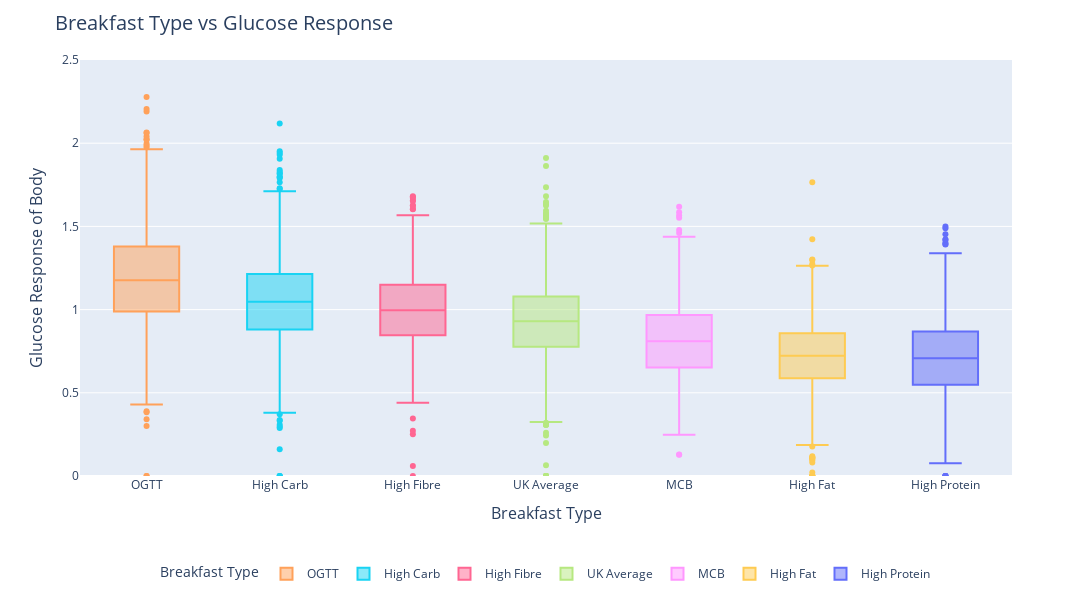

Source (notebook cell):
### Code cell
# Calculate the median values for each food type
medians = df_train.groupby('meal_type_breakfast')['meal_log_iauc_breakfast'].median().sort_values(ascending=False)
fig = px.box(
    df_train,
    x='meal_type_breakfast',
    y='meal_log_iauc_breakfast',
    color='meal_type_breakfast',
    color_discrete_map={
        'rice': '#1f77b4',
        'oats': '#ff7f0e',
        'bread': '#2ca02c',
        'noodles': '#d62728'
    },
    category_orders={'meal_type_breakfast': list(medians.index)}
)

fig.update_layout(
    title=dict(
        text="Breakfast Type vs Glucose Response",
        font=dict(size=20) 
    ),
    xaxis=dict(
        title=dict(text="Breakfast Type", font=dict(size=16)),  
        tickfont=dict(size=12) 
    ),
    yaxis=dict(
        title=dict(text="Glucose Response of Body", font=dict(size=16)),  
        tickfont=dict(size=12),  
        range=[0, 2.5]  
    ),
    legend=dict(
        title=dict(text="Breakfast Type", font=dict(size=14)),  
        font=dict(size=12),  
        orientation="h",  
        x=0.5,
        xanchor="center",
        y=-0.2
    ),
    height=600,  
    width=1200  
)

# Show the plot
fig.show()

### Figure 1 — Plotly figure (JSON) as saved in the notebook; plotly's stock layout.template omitted (floating-point values rounded to 4 significant figures; data arrays with more than 128 entries replaced by an {"elided": "..."} marker saying what was removed)
{"data": [{"alignmentgroup": "True", "hovertemplate": "meal_type_breakfast=%{x}<br>meal_log_iauc_breakfast=%{y}<extra></extra>", "legendgroup": "OGTT", "marker": {"color": "#FFA15A"}, "name": "OGTT", "notched": false, "offsetgroup": "OGTT", "orientation": "v", "showlegend": true, "type": "box", "x": {"elided": "1300 str values"}, "x0": " ", "xaxis": "x", "y": {"elided": "1300 float values"}, "y0": " ", "yaxis": "y"}, {"alignmentgroup": "True", "hovertemplate": "meal_type_breakfast=%{x}<br>meal_log_iauc_breakfast=%{y}<extra></extra>", "legendgroup": "High Carb", "marker": {"color": "#19d3f3"}, "name": "High Carb", "notched": false, "offsetgroup": "High Carb", "orientation": "v", "showlegend": true, "type": "box", "x": {"elided": "1384 str values"}, "x0": " ", "xaxis": "x", "y": {"elided": "1384 float values"}, "y0": " ", "yaxis": "y"}, {"alignmentgroup": "True", "hovertemplate": "meal_type_breakfast=%{x}<br>meal_log_iauc_breakfast=%{y}<extra></extra>", "legendgroup": "High Fibre", "marker": {"color": "#FF6692"}, "name": "High Fibre", "notched": false, "offsetgroup": "High Fibre", "orientation": "v", "showlegend": true, "type": "box", "x": {"elided": "640 str values"}, "x0": " ", "xaxis": "x", "y": {"elided": "640 float values"}, "y0": " ", "yaxis": "y"}, {"alignmentgroup": "True", "hovertemplate": "meal_type_breakfast=%{x}<br>meal_log_iauc_breakfast=%{y}<extra></extra>", "legendgroup": "UK Average", "marker": {"color": "#B6E880"}, "name": "UK Average", "notched": false, "offsetgroup": "UK Average", "orientation": "v", "showlegend": true, "type": "box", "x": {"elided": "1390 str values"}, "x0": " ", "xaxis": "x", "y": {"elided": "1390 float values"}, "y0": " ", "yaxis": "y"}, {"alignmentgroup": "True", "hovertemplate": "meal_type_breakfast=%{x}<br>meal_log_iauc_breakfast=%{y}<extra></extra>", "legendgroup": "MCB", "marker": {"color": "#FF97FF"}, "name": "MCB", "notched": false, "offsetgroup": "MCB", "orientation": "v", "showlegend": true, "type": "box", "x": {"elided": "381 str values"}, "x0": " ", "xaxis": "x", "y": {"elided": "381 float values"}, "y0": " ", "yaxis": "y"}, {"alignmentgroup": "True", "hovertemplate": "meal_type_breakfast=%{x}<br>meal_log_iauc_breakfast=%{y}<extra></extra>", "legendgroup": "High Fat", "marker": {"color": "#FECB52"}, "name": "High Fat", "notched": false, "offsetgroup": "High Fat", "orientation": "v", "showlegend": true, "type": "box", "x": {"elided": "804 str values"}, "x0": " ", "xaxis": "x", "y": {"elided": "804 float values"}, "y0": " ", "yaxis": "y"}, {"alignmentgroup": "True", "hovertemplate": "meal_type_breakfast=%{x}<br>meal_log_iauc_breakfast=%{y}<extra></extra>", "legendgroup": "High Protein", "marker": {"color": "#636efa"}, "name": "High Protein", "notched": false, "offsetgroup": "High Protein", "orientation": "v", "showlegend": true, "type": "box", "x": {"elided": "845 str values"}, "x0": " ", "xaxis": "x", "y": {"elided": "845 float values"}, "y0": " ", "yaxis": "y"}], "layout": {"boxmode": "overlay", "height": 600, "legend": {"font": {"size": 12}, "orientation": "h", "title": {"font": {"size": 14}, "text": "Breakfast Type"}, "tracegroupgap": 0, "x": 0.5, "xanchor": "center", "y": -0.2}, "margin": {"t": 60}, "title": {"font": {"size": 20}, "text": "Breakfast Type vs Glucose Response"}, "width": 1200, "xaxis": {"anchor": "y", "categoryarray": ["OGTT", "High Carb", "High Fibre", "UK Average", "MCB", "High Fat", "High Protein"], "categoryorder": "array", "domain": [0, 1], "tickfont": {"size": 12}, "title": {"font": {"size": 16}, "text": "Breakfast Type"}}, "yaxis": {"anchor": "x", "domain": [0, 1], "range": [0, 2.5], "tickfont": {"size": 12}, "title": {"font": {"size": 16}, "text": "Glucose Response of Body"}}}}
